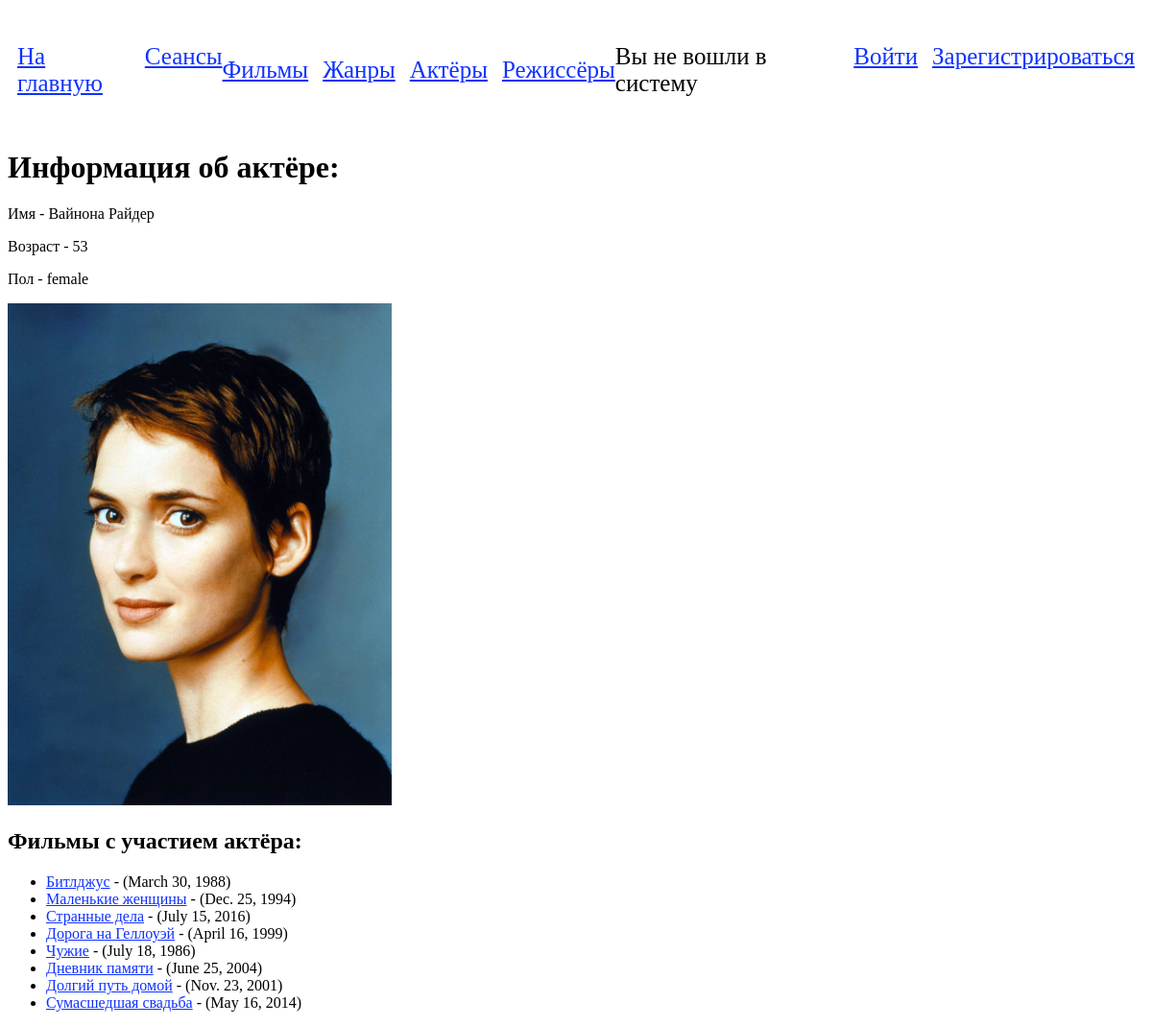
Page /actor_detail/1/ on the committed database.
### app/models.py (models this page shows, shortened)
class BaseModel(models.Model):
    name = models.CharField(max_length=100)
    age = models.IntegerField()
    sex = models.CharField(max_length=6)
    image = models.ImageField(upload_to=f'{BASE_DIR}/images/', default='')
    class Meta:
        abstract = True

class Actor(BaseModel):
    films = models.ManyToManyField('Film', related_name='actor_films')

class Film(models.Model):
    name = models.CharField(max_length=100)
    description = models.CharField(max_length=500, null=True)
    release_date = models.DateField()
    director = models.ManyToManyField(Director, related_name='directed_films')
    genre = models.ManyToManyField(Genre)
    actors = models.ManyToManyField(Actor, related_name='acted_films')
    duration = models.IntegerField()  # minutes

### app/views.py (the view)
# urls.py: path('actor_detail/<int:actor_id>/', views.actor_detail, name='actor_detail'),
def actor_detail(request, actor_id):
    actor = get_object_or_404(Actor, pk=actor_id)
    films = actor.films.all()
    return render(request, 'cinema/actor_detail.html', {'actor': actor, 'films': films})

### templates/cinema/actor_detail.html (shortened to what this page needs)
{% extends 'cinema/base.html' %}
{% load static %}
{% block content %}
    <h1>Информация об актёре:</h1>
    <p>Имя - {{ actor.name }}</p>
    <p>Возраст - {{ actor.age }}</p>
    <p>Пол - {{ actor.sex }}</p>
    <img src="{% static actor.image %}" alt="Фото" width="400" height="auto">
    <h2>Фильмы с участием актёра:</h2>
    <ul>
        {% for film in films %}
            <li><a href="{% url 'film_detail' film.id %}">{{ film.name }}</a> - ({{ film.release_date }})</li>
        {% empty %}
            <li>Нет фильмов для этого актёра.</li>
        {% endfor %}
    </ul>
{% endblock %}

### static/css/styles.css (style rules this page uses)
a { color: #0f31ff; }

### rows in the picture
Actor: name "Вайнона Райдер", age "53", sex "female", image (picture)
Film: name "Битлджус", release_date "March 30, 1988"
Film: name "Маленькие женщины", release_date "Dec. 25, 1994"
Film: name "Странные дела", release_date "July 15, 2016"
Film: name "Дорога на Геллоуэй", release_date "April 16, 1999"
Film: name "Чужие", release_date "July 18, 1986"
Film: name "Дневник памяти", release_date "June 25, 2004"
Film: name "Долгий путь домой", release_date "Nov. 23, 2001"
Film: name "Сумасшедшая свадьба", release_date "May 16, 2014"
